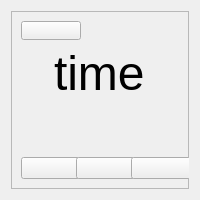
<?xml version="1.0" encoding="UTF-8"?>
<ui version="4.0">
 <class>Form</class>
 <widget class="QWidget" name="Form">
  <property name="geometry">
   <rect>
    <x>0</x>
    <y>0</y>
    <width>200</width>
    <height>200</height>
   </rect>
  </property>
  <property name="sizePolicy">
   <sizepolicy hsizetype="Preferred" vsizetype="Preferred">
    <horstretch>0</horstretch>
    <verstretch>0</verstretch>
   </sizepolicy>
  </property>
  <property name="minimumSize">
   <size>
    <width>200</width>
    <height>200</height>
   </size>
  </property>
  <property name="maximumSize">
   <size>
    <width>300</width>
    <height>287</height>
   </size>
  </property>
  <property name="windowTitle">
   <string>Form</string>
  </property>
  <layout class="QVBoxLayout" name="verticalLayout_2">
   <item>
    <widget class="QFrame" name="smallFrame">
     <property name="frameShape">
      <enum>QFrame::Shape::StyledPanel</enum>
     </property>
     <property name="frameShadow">
      <enum>QFrame::Shadow::Raised</enum>
     </property>
     <layout class="QVBoxLayout" name="verticalLayout">
      <item>
       <widget class="QPushButton" name="back_to_main_btn">
        <property name="sizePolicy">
         <sizepolicy hsizetype="Fixed" vsizetype="Fixed">
          <horstretch>0</horstretch>
          <verstretch>0</verstretch>
         </sizepolicy>
        </property>
        <property name="minimumSize">
         <size>
          <width>60</width>
          <height>0</height>
         </size>
        </property>
        <property name="font">
         <font>
          <pointsize>7</pointsize>
         </font>
        </property>
        <property name="focusPolicy">
         <enum>Qt::FocusPolicy::NoFocus</enum>
        </property>
        <property name="text">
         <string/>
        </property>
        <property name="icon">
         <iconset theme="QIcon::ThemeIcon::ViewFullscreen"/>
        </property>
        <property name="iconSize">
         <size>
          <width>12</width>
          <height>12</height>
         </size>
        </property>
        <property name="default">
         <bool>false</bool>
        </property>
       </widget>
      </item>
      <item>
       <layout class="QVBoxLayout" name="image_layout"/>
      </item>
      <item alignment="Qt::AlignmentFlag::AlignHCenter">
       <widget class="QLabel" name="time_label">
        <property name="sizePolicy">
         <sizepolicy hsizetype="Fixed" vsizetype="Fixed">
          <horstretch>0</horstretch>
          <verstretch>0</verstretch>
         </sizepolicy>
        </property>
        <property name="maximumSize">
         <size>
          <width>300</width>
          <height>220</height>
         </size>
        </property>
        <property name="font">
         <font>
          <pointsize>36</pointsize>
         </font>
        </property>
        <property name="text">
         <string>time</string>
        </property>
       </widget>
      </item>
      <item alignment="Qt::AlignmentFlag::AlignHCenter">
       <widget class="QLabel" name="session_label">
        <property name="text">
         <string/>
        </property>
       </widget>
      </item>
      <item>
       <layout class="QHBoxLayout" name="horizontalLayout">
        <item>
         <widget class="QPushButton" name="small_pause_btn">
          <property name="sizePolicy">
           <sizepolicy hsizetype="Fixed" vsizetype="Fixed">
            <horstretch>0</horstretch>
            <verstretch>0</verstretch>
           </sizepolicy>
          </property>
          <property name="minimumSize">
           <size>
            <width>60</width>
            <height>0</height>
           </size>
          </property>
          <property name="focusPolicy">
           <enum>Qt::FocusPolicy::NoFocus</enum>
          </property>
          <property name="text">
           <string/>
          </property>
          <property name="icon">
           <iconset theme="QIcon::ThemeIcon::MediaPlaybackPause"/>
          </property>
         </widget>
        </item>
        <item>
         <widget class="QPushButton" name="small_resume_btn">
          <property name="sizePolicy">
           <sizepolicy hsizetype="Fixed" vsizetype="Fixed">
            <horstretch>0</horstretch>
            <verstretch>0</verstretch>
           </sizepolicy>
          </property>
          <property name="minimumSize">
           <size>
            <width>60</width>
            <height>0</height>
           </size>
          </property>
          <property name="focusPolicy">
           <enum>Qt::FocusPolicy::NoFocus</enum>
          </property>
          <property name="text">
           <string/>
          </property>
          <property name="icon">
           <iconset theme="QIcon::ThemeIcon::MediaPlaybackStart"/>
          </property>
         </widget>
        </item>
        <item>
         <widget class="QPushButton" name="small_stop_btn">
          <property name="sizePolicy">
           <sizepolicy hsizetype="Fixed" vsizetype="Fixed">
            <horstretch>0</horstretch>
            <verstretch>0</verstretch>
           </sizepolicy>
          </property>
          <property name="minimumSize">
           <size>
            <width>60</width>
            <height>0</height>
           </size>
          </property>
          <property name="focusPolicy">
           <enum>Qt::FocusPolicy::NoFocus</enum>
          </property>
          <property name="text">
           <string/>
          </property>
          <property name="icon">
           <iconset theme="QIcon::ThemeIcon::MediaPlaybackStop"/>
          </property>
         </widget>
        </item>
       </layout>
      </item>
     </layout>
    </widget>
   </item>
  </layout>
 </widget>
 <resources/>
 <connections/>
</ui>
